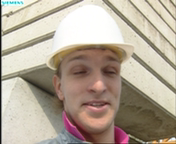
#> input picture example/img/foreman_qcif_0_rgb.bmp, 176 x 144 px
$ python 3.py
#> lines starting #> are read from the running program, lines starting #| are printed output that depends on the picture
### color_conversion.py
import numpy as np
from PIL import Image


# [18 lines left out: function rgb2yuv601, not called in this run]


def rgb2yuv709(rgb_array):
    # RGB轉換矩陣（ITU-R BT.709）
    rgb_to_ycbcr_matrix = np.array([[0.2126, 0.7152, 0.0722],
                                    [-0.115, -0.386, 0.5],
                                    [0.5, -0.454, -0.046]])

    # 對每個像素應用轉換矩陣
    ycbcr_array = np.dot(rgb_array, rgb_to_ycbcr_matrix.T)

    ycbcr_array[:, :, 0] += 16.0
    ycbcr_array[:, :, 1:] += 128.0

    # 將範圍限制在0到255之間
    ycbcr_array = np.clip(ycbcr_array, 0, 255)

    return ycbcr_array


# [26 lines left out: function yuv2rgb601, not called in this run]


def yuv2rgb709(y, cb_sampled, cr_sampled):
    # RGB轉換矩陣（ITU-R BT.709）
    ycbcr_to_rgb_matrix = np.array([[1.0, 0.0, 1.5748],
                                    [1.0, -0.1873, -0.4681],
                                    [1.0, 1.8556, 0.0]])

    y = y.astype(np.float64)
    cb_sampled = cb_sampled.astype(np.float64)
    cr_sampled = cr_sampled.astype(np.float64)

    y -= 16.0
    cb_sampled -= 128.0
    cr_sampled -= 128.0

    # 將 Cb 和 Cr 調整回原始大小
    cb_resized = np.kron(cb_sampled, np.ones((2, 2)))
    cr_resized = np.kron(cr_sampled, np.ones((2, 2)))

    # 組合 Y、Cr、Cb 向量
    ycbcr_array = np.stack((y, cb_resized, cr_resized), axis=-1)

    # 對每個像素做逆矩陣處理
    rgb_array = np.dot(ycbcr_array, ycbcr_to_rgb_matrix.T)

    # 將範圍限制在 0 到 255 之間
    rgb_array = np.clip(rgb_array, 0, 255)

    # 將結果轉換為無符號8位整數
    rgb_array = rgb_array.astype(np.uint8)

    return rgb_array


def subsample_cb_cr(cb, cr, k_cb=1, k_cr=1):
    """
    對 Cb 和 Cr 陣列進行 4:2:0 採樣，並根據 k_cb 和 k_cr 進行亮度採樣
    """
    cb_sampled = cb[::2, ::2]
    cr_sampled = cr[::2, ::2]

    if k_cb != 1:
        cb_sampled = np.array(cb_sampled) * k_cb
    if k_cr != 1:
        cr_sampled = np.array(cr_sampled) * k_cr

    return cb_sampled, cr_sampled

### huffman.py
import heapq

import numpy as np


def calculate_frequencies(image_pixels):
    frequencies = np.bincount(image_pixels.flatten(), minlength=16)
    return frequencies


def build_huffman_tree(frequencies):
    heap = [[weight, [symbol, ""]] for symbol, weight in enumerate(frequencies)]
    heapq.heapify(heap)
    while len(heap) > 1:
        lo = heapq.heappop(heap)
        hi = heapq.heappop(heap)
        for pair in lo[1:]:
            pair[1] = '0' + pair[1]
        for pair in hi[1:]:
            pair[1] = '1' + pair[1]
        heapq.heappush(heap, [lo[0] + hi[0]] + lo[1:] + hi[1:])
    return heap[0][1:]


def huffman_encoding(image_pixels, huffman_dict=None):
    if huffman_dict == None:
        frequencies = calculate_frequencies(image_pixels)
        print(frequencies)
        huffman_tree = build_huffman_tree(frequencies)
        huffman_dict = {symbol: huffman_code for symbol, huffman_code in huffman_tree}
    encoded_image = ''.join(huffman_dict[pixel] for pixel in image_pixels)
    return encoded_image, huffman_dict


# [10 lines left out: function huffman_decoding, not called in this run]

### example/3.py
import numpy as np
from PIL import Image
from matplotlib import pyplot as plt

from color_conversion import rgb2yuv709, subsample_cb_cr, yuv2rgb709
from huffman import huffman_encoding

image_paths = ["foreman_qcif_0_rgb.bmp", "foreman_qcif_1_rgb.bmp", "foreman_qcif_2_rgb.bmp"]
ycbcr_images = []

# 處理每個圖像
for path in image_paths:
    rgb_img = Image.open("img/" + path)
#> rgb_img is the input picture: PIL image 176x144 RGB; mean R, G, B 179.7, 167.3, 151.5
    ycbcr_array = rgb2yuv709(rgb_img)
#> in rgb2yuv709, `ycbcr_array[:, :, 1:] += 128.0`:
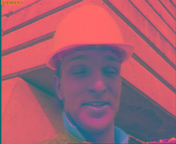
#> ycbcr_array: shape (144, 176, 3) float64; mean R, G, B 184.8, 118.5, 134.9; drawn with min black and max white
#> in rgb2yuv709, `ycbcr_array = np.clip(ycbcr_array, 0, 255)`:
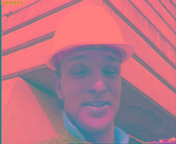
#> ycbcr_array: shape (144, 176, 3) float64; mean R, G, B 183.6, 118.5, 134.9
    ycbcr_array.astype(np.uint8)
    y = ycbcr_array[:, :, 0]
    cb = ycbcr_array[:, :, 1]
    cr = ycbcr_array[:, :, 2]
    cb_subsampled, cr_subsampled = subsample_cb_cr(cb, cr, 1, 1)
    ycbcr_images.append((y, cb_subsampled, cr_subsampled))
#> pass 2 of the loop `for path in image_paths:`:
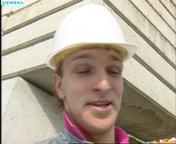
#> input picture example/img/foreman_qcif_1_rgb.bmp, 176 x 144 px
#> rgb_img is the input picture: PIL image 176x144 RGB; mean R, G, B 179.5, 167, 151.2
#> `y = ycbcr_array[:, :, 0]`:
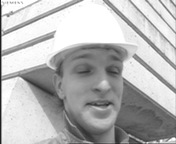
#> y: shape (144, 176) float64; min 27.49, max 255, mean 183.3
#> `cr = ycbcr_array[:, :, 2]`:
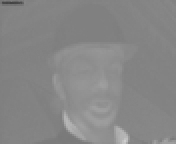
#> cr: shape (144, 176) float64; min 67.77, max 205.4, mean 135
#> pass 3 of the loop `for path in image_paths:`:
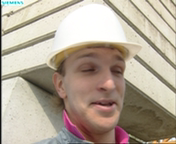
#> input picture example/img/foreman_qcif_2_rgb.bmp, 176 x 144 px
#> rgb_img is the input picture: PIL image 176x144 RGB; mean R, G, B 179.5, 166.8, 151
#> `y = ycbcr_array[:, :, 0]`:
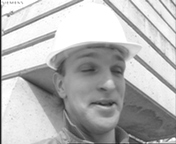
#> y: shape (144, 176) float64; min 27.35, max 255, mean 183.1
#> `cr = ycbcr_array[:, :, 2]`:
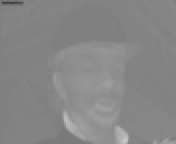
#> cr: shape (144, 176) float64; min 67.77, max 205.8, mean 135.1

total_pixel = []
for ycbcr_frame in ycbcr_images:
    y, cb, cr = ycbcr_frame
    ycbcr = np.concatenate((y.flatten(), cb.flatten(), cr.flatten()))
    quantized_pixels = np.floor_divide(ycbcr, 16)
    total_pixel.append(quantized_pixels)
#> this loop made 3 passes
#> after the loop, total_pixel = 3 items
    # print(quantized_pixels)

total_pixel = np.concatenate((total_pixel[0], total_pixel[1], total_pixel[2])).astype(np.uint8)
print(total_pixel)
#> (printed output is left out)
_, huffman_dict = huffman_encoding(total_pixel)
#> in calculate_frequencies, `frequencies = np.bincount(image_pixels.flatten(), minlength=16)`: frequencies = [0, 275, 175, 625, 1422, 3732, 7885, 23844, 23080, 8817, 3454, 2194, 1773, 3551, 14236, 18985]
#| [    0   275   175   625  1422  3732  7885 23844 23080  8817  3454  2194
#|   1773  3551 14236 18985]
#> in build_huffman_tree, `heap = [[weight, [symbol, ""]] for symbol, weight in enumerate(frequen..`: heap = 16 items
#> the loop in build_huffman_tree, `while len(heap) > 1:` made 15 passes
#> (lo, hi) on passes 1, 2, 3, 4, 5, 7, 9, 11, 13: ([0, [0, '']], [175, [2, '']]), ([175, [0, '0'], [2, '1']], [275, [1, '']]), ([450, [0, '00'], [2, '01'], [1, '1']], [625, [3, '']]), ([1075, [0, '000'], [2, '001'], [1, '01'], [3, '1']], [1422, [4, '']]), ([1773, [12, '']], [2194, [11, '']]), ([3551, [13, '']], [3732, [5, '']]), ([7283, [13, '0'], [5, '1']], [7885, [6, '']]), ([14236, [14, '']], [15168, [13, '00'], [5, '01'], [6, '1']]), ([23080, [8, '']], [23844, [7, '']])
#> lo on passes 8, 10, 14, 15: [3967, [12, '0'], [11, '1']], [8817, [9, '']], [29404, [14, '0'], [13, '100'], [5, '101'], [6, '11']], [46924, [8, '0'], [7, '1']]
#> after the loop in build_huffman_tree, `while len(heap) > 1:`: pair = [15, '111']
#> in huffman_encoding, `huffman_tree = build_huffman_tree(frequencies)`: huffman_tree = [[8, '00'], [7, '01'], [14, '100'], [13, '10100'], [5, '10101'], [6, '1011'], [9, '1100'], [12, '110100'], [11, '110101'], [0, '1101100000'], [2, '1101100001'], [1, '110110001'], [3, '11011001'], [4, '1101101'], [10, '110111'], [15, '111']]
#> in huffman_encoding, `huffman_dict = {symbol: huffman_code for symbol, huffman_code in huffm..`: huffman_dict = 16 items
#> huffman_dict = 16 items
print(huffman_dict)
#| {8: '00', 7: '01', 14: '100', 13: '10100', 5: '10101', 6: '1011', 9: '1100', 12: '110100', 11: '110101', 0: '1101100000', 2: '1101100001', 1: '110110001', 3: '11011001', 4: '1101101', 10: '110111', 15: '111'}

reverse_huffman_dict = dict()
for key, value in huffman_dict.items():
    reverse_huffman_dict[value] = key
#> this loop made 16 passes
#> after the loop, reverse_huffman_dict = 16 items
print(reverse_huffman_dict)
#| {'00': 8, '01': 7, '100': 14, '10100': 13, '10101': 5, '1011': 6, '1100': 9, '110100': 12, '110101': 11, '1101100000': 0, '1101100001': 2, '110110001': 1, '11011001': 3, '1101101': 4, '110111': 10, '111': 15}

binary_string = ""
h = 144
w = 176
for ycbcr_frame in ycbcr_images:
    y, cb, cr = ycbcr_frame
    y //= 16
    cb //= 16
    cr //= 16

    for i in range(h):
        for j in range(w):
            binary_string += huffman_dict[y[i][j]]

    for i in range(h // 2):
        for j in range(w // 2):
            binary_string += huffman_dict[cb[i][j]]

    for i in range(h // 2):
        for j in range(w // 2):
            binary_string += huffman_dict[cr[i][j]]
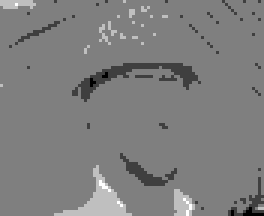
#> cb: shape (72, 88) float64 (shown 3 times larger); min 5, max 9, mean 6.99; drawn with min black and max white
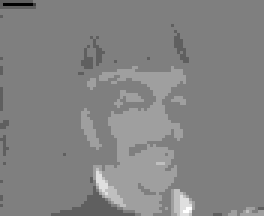
#> cr: shape (72, 88) float64 (shown 3 times larger); min 4, max 12, mean 8.13; drawn with min black and max white
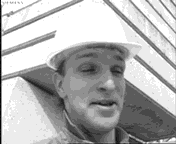
#> y: shape (144, 176) float64; min 1, max 15, mean 10.87; drawn with min black and max white

# 寫檔
with open('ans/3.yuv', 'wb') as f:
    byte_value = int(binary_string, 2).to_bytes((len(binary_string) + 7) // 8, 'big')
    f.write(byte_value)

# 讀檔
with open('ans/3.yuv', 'rb') as f:
    byte_value = f.read()
    binary_string = ''.join(format(byte, '08b') for byte in byte_value)

# print(binary_string)

tmp = ""
for _ in range(3):  # 三張圖片，我菜雞哇哇
    w = 176
    h = 144

    y = np.zeros((h, w), dtype=np.uint8)
    u = np.zeros((h // 2, w // 2), dtype=np.uint8)
    v = np.zeros((h // 2, w // 2), dtype=np.uint8)

    # y
    for i in range(h):
        for j in range(w):
            if len(tmp) < 1024:
                # readbytes = f.read(4)
                readbytes = binary_string[:1024]
                if len(binary_string) > 1024:
                    binary_string = binary_string[1024:]
                tmp += readbytes
                # print(tmp)
            for idx in range(2, 12):
                if reverse_huffman_dict.get(tmp[:idx], -1) == -1:
                    continue
                y[i][j] = reverse_huffman_dict.get(tmp[:idx], -1)
                tmp = tmp[idx:]
                break

    y *= 16
    y += 8  # 取中間值

    # u
    for i in range(h // 2):
        for j in range(w // 2):
            if len(tmp) < 1024:
                # readbytes = f.read(4)
                readbytes = binary_string[:1024]
                if len(binary_string) > 1024:
                    binary_string = binary_string[1024:]
                tmp += readbytes
                # print(tmp)
            for idx in range(2, 12):
                if reverse_huffman_dict.get(tmp[:idx], -1) == -1:
                    continue
                u[i][j] = reverse_huffman_dict.get(tmp[:idx], -1)
                tmp = tmp[idx:]
                break

    u *= 16
    u += 8  # 取中間值

    # v
    for i in range(h // 2):
        for j in range(w // 2):
            if len(tmp) < 1024:
                # readbytes = f.read(4)
                readbytes = binary_string[:1024]
                if len(binary_string) > 1024:
                    binary_string = binary_string[1024:]
                tmp += readbytes
                # print(tmp)
            for idx in range(2, 12):
                if reverse_huffman_dict.get(tmp[:idx], -1) == -1:
                    continue
                v[i][j] = reverse_huffman_dict.get(tmp[:idx], -1)
                tmp = tmp[idx:]
                break
        # print(i)

    v *= 16
    v += 8  # 取中間值

    ycbcr_img = yuv2rgb709(y, u, v)
    ycbcr_img = np.array(ycbcr_img)
    plt.subplot(1, 3, _ + 1)
    plt.imshow(ycbcr_img)
    plt.axis('off')
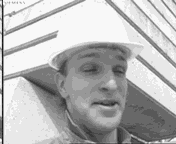
#> y: shape (144, 176); min 24, max 248, mean 182

plt.tight_layout()
plt.show()
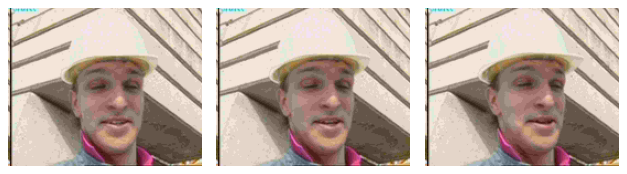
#> figure drawn by matplotlib, 3 panels


def binary_string_to_bytes(binary_string):
    """
    將二進位字串轉換為位元組（bytes）
    """
    integer_value = int(binary_string, 2)
    byte_value = integer_value.to_bytes((integer_value.bit_length() + 7) // 8, 'big')
    return byte_value


def bytes_to_binary_string(byte_value):
    """
    將位元組轉換為二進位字串
    """
    integer_value = int.from_bytes(byte_value, 'big')
    binary_string = bin(integer_value)[2:]
    return binary_string

# [85 lines of commented-out code are left out]
